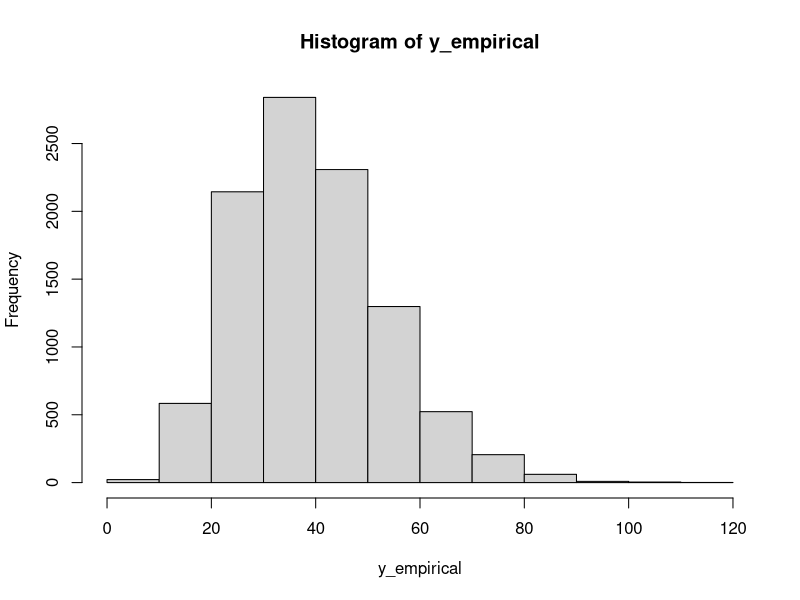
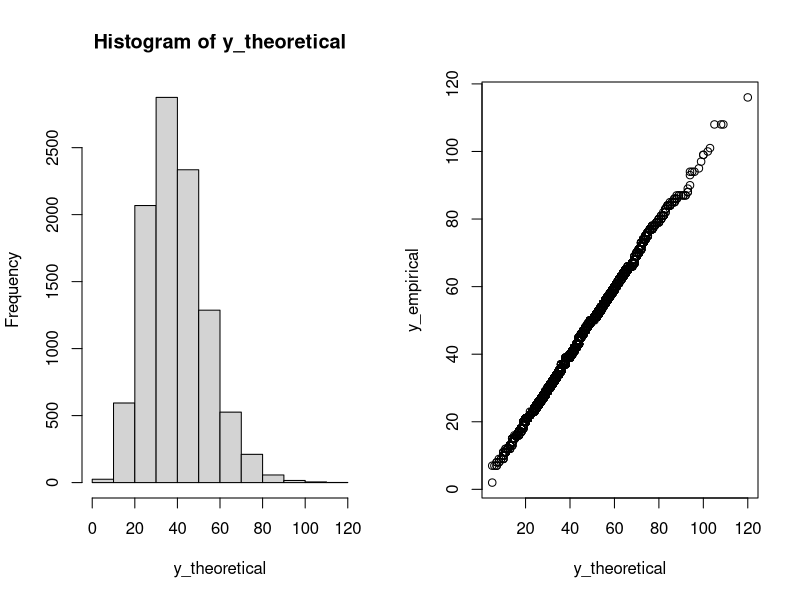
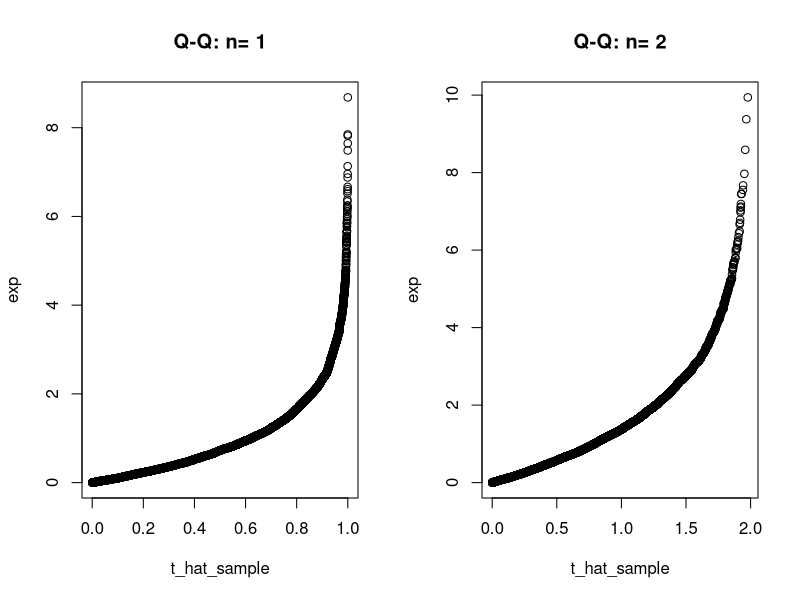
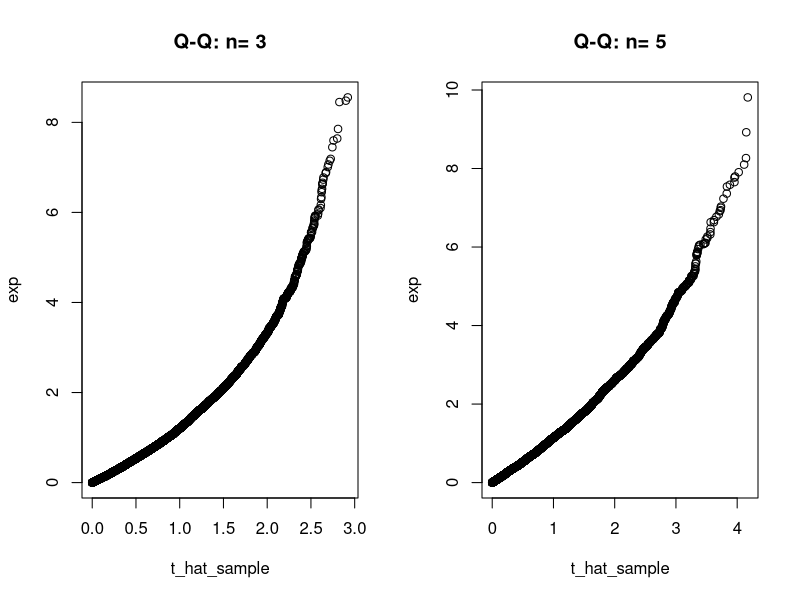
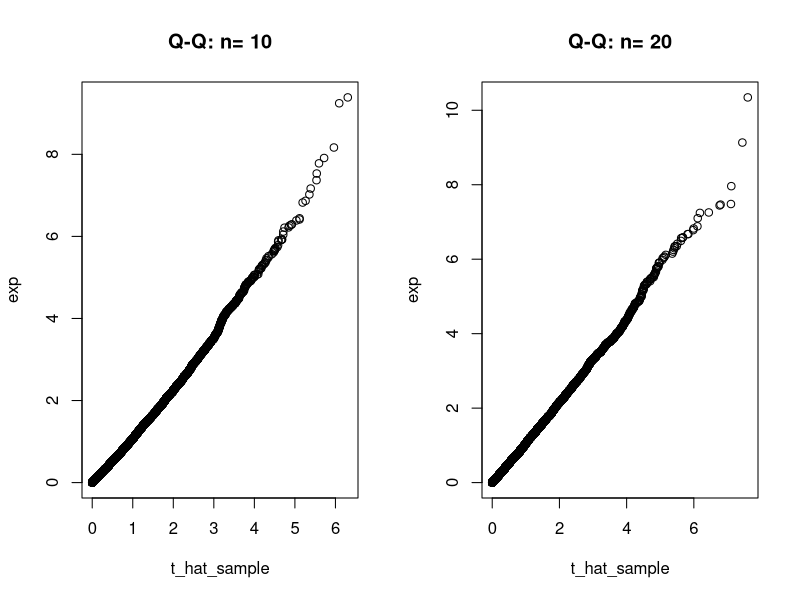
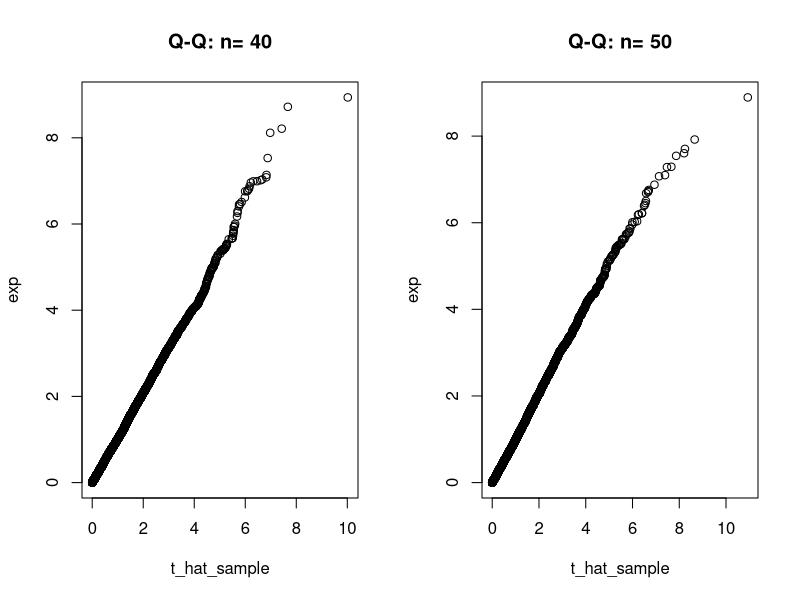
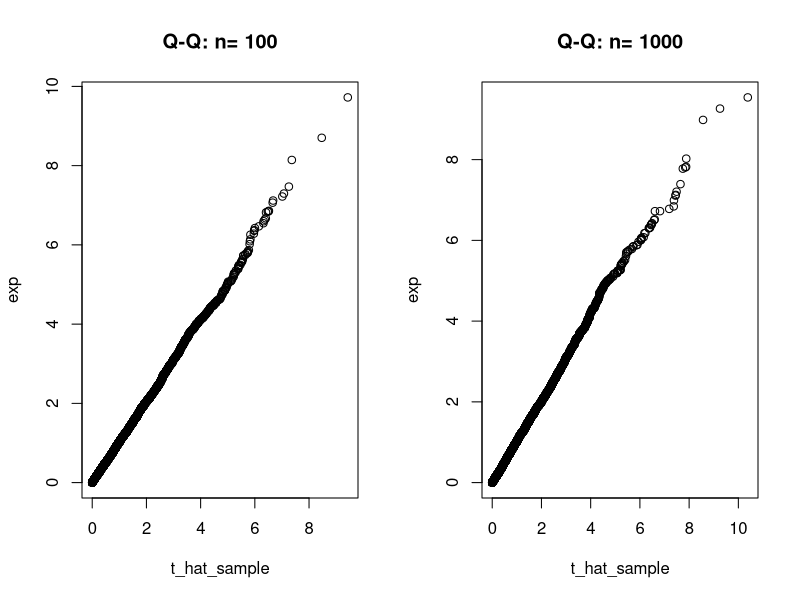
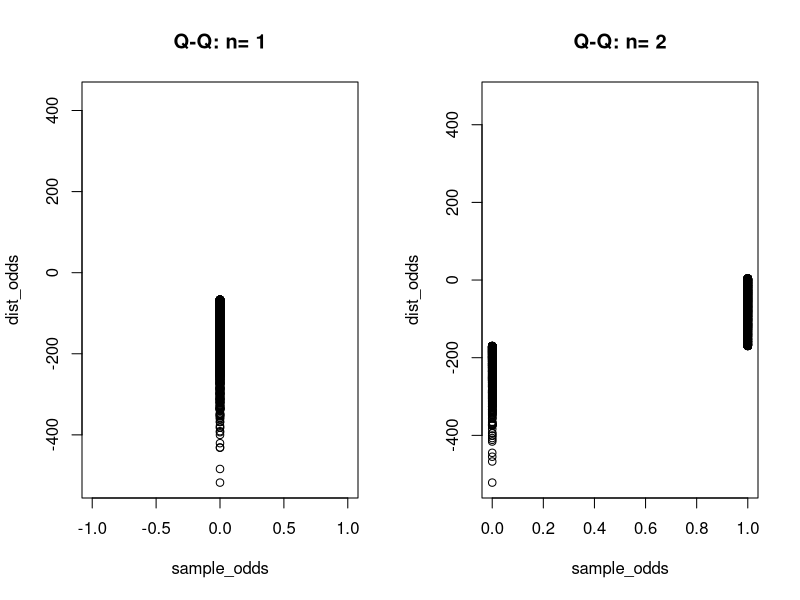

The R source for these figures, in order: (Note: this script raises an error after producing the figures.)
## ---- chunk 1
poisson_gamma <- function(alpha, beta){
  T <- rgamma(n = 1, shape = alpha, scale = beta)
  Y <- rpois(n = 1, lambda = T)
}
## ---- chunk 2
y_empirical <- replicate(10000,poisson_gamma(10,4))
## ---- chunk 3
hist(y_empirical)
## ---- chunk 4
y_theoretical <- replicate(10000,rnbinom(n = 1,size = 10, prob = 1/(1+4))) 
par(mfrow = c(1,2))
hist(y_theoretical)
qqplot(y_theoretical,y_empirical)
## ---- chunk 5
uni_sample_max <- function(n){
  unif <- runif(n)
  sample_max <- max(unif)
}
## ---- chunk 6
theta_hat <- function(n){
  t_hat <- n*(1-uni_sample_max(n))
}
## ---- chunk 7
theta_hat_plot <- function(n){
  t_hat_sample <- replicate(10000, theta_hat(n))
  exp <- rexp(10000)
  qqplot(t_hat_sample, exp, main=paste("Q-Q: n=",n))
}
## ---- chunk 8
ns <- c(1, 2, 3, 5, 10, 20, 40, 50, 100, 1000)
for (n in ns){
  theta_hat_plot(n)
}

## ---- chunk 9
odds_hat <- function(n){
  x <- rbinom(n, 1, .7)
  p_hat <- mean(x)
  odds <- p_hat/(1-p_hat)
  return(odds)
}

## ---- chunk 10
odds_plot <- function(n){
  sample_odds = replicate(10000, odds_hat(n))
  var = (1/(1-.7)^2)^2
  dist_odds = rnorm(10000, 0, var)
  qqplot(sample_odds, dist_odds, main=paste("Q-Q: n=",n))
}

## ---- chunk 11
ns <- c(1, 2, 3, 5, 10, 20, 40, 50, 100, 1000)
for (n in ns){
  odds_plot(n)
}

## ---- chunk 12
normal_approx <- function(n){
  samp = rgamma(n, 2, 4)
  samp_mean = mean(samp)
  variance = var(samp)
  output <- sqrt(n)*(1/samp_mean - 1/8)/(sqrt(variance)/samp_mean^2)
  return(output)
}

## ---- chunk 13
gamma_plot <- function(n){
  sample = replicate(10000, normal_approx(n))
  dist_odds = rnorm(10000, 0, 1)
  qqplot(sample, dist_odds, main=paste("Q-Q: n=",n))
}
## ---- chunk 14
ns <- c(1, 2, 3, 5, 10, 20, 40, 50, 100, 1000)
for (n in ns){
  gamma_plot(n)
}

